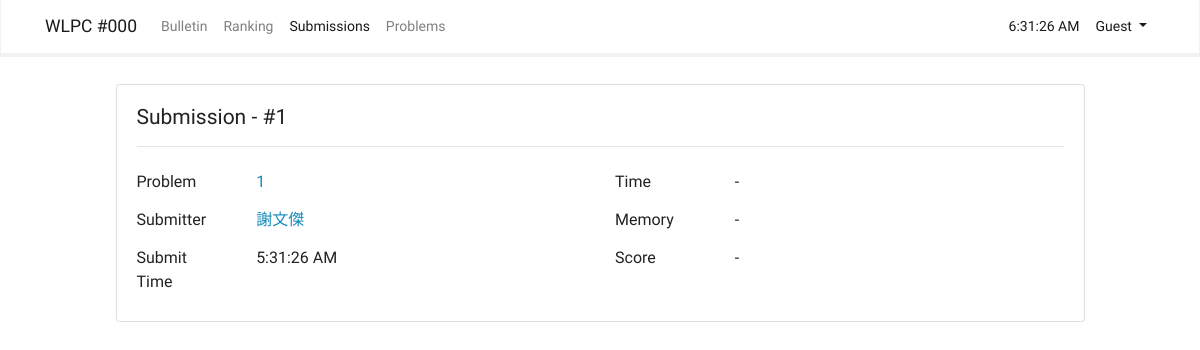
The page /submissions/1 on the database its author committed.
### app/models.py (models this page shows, shortened)
class Submission(db.Model):
    __tablename__ = 'submissions'
    id = db.Column(db.Integer, primary_key = True)
    pid = db.Column(db.Integer)
    uid = db.Column(db.Integer)
    code = db.Column(db.Text)
    code_hash = db.Column(db.String)
    time = db.Column(db.Integer)
    memory = db.Column(db.Integer)
    verdict = db.Column(db.String(10))
    score = db.Column(db.Integer)
    create_time = db.Column(db.DateTime)

class User(UserMixin, db.Model):
    __tablename__ = 'users'
    id = db.Column(db.Integer, primary_key = True)
    email = db.Column(db.String(64), unique = True, index = True)
    username = db.Column(db.String(64), index = True)
    password_hash = db.Column(db.String(128))
    status = db.Column(db.String)
    score = db.Column(db.Integer)
    @property
    def password(self):
        raise AttributeError('password is not a readable attribute')

### app/submission/views.py (the view)
@submission.route('/submissions/<sid>')
def result(sid):
    submission = Submission.query.get_or_404(sid)
    user = User
    return render_template('submissions/result.html', current_time = datetime.utcnow(), submission = submission, user = user)

### app/templates/submissions/result.html (shortened to what this page needs)
{% extends "base.html" %}
{% block page_content %}
<div class="container" style="width: 90%">
    <div class="card">
        <div class="card-body">
            <h4 class="card-title mb-3">Submission - #{{ submission.id }}</h4>
            <hr>
            <div class="row">
                <div class="col-lg-6">
                    <div class="row">
                        <label class="col-sm-3 col-form-label">Problem</label>
                        <label class="col-sm-9 col-form-label"><a href="#">{{ submission.pid }}</a></label>
                    </div>
                    <div class="row">
                        <label class="col-sm-3 col-form-label">Submitter</label>
                        <label class="col-sm-9 col-form-label"><a href="#">{{ user.query.get(submission.uid).username
                                }}</a></label>
                    </div>
                    <div class="row">
                        <label class="col-sm-3 col-form-label">Submit Time</label>
                        <label class="col-sm-9 col-form-label">{{ moment(submission.create_time).format('LTS') }}</label>
                    </div>
                </div>
                <div class="col-lg-6">
                    <div class="row">
                        <label class="col-sm-3 col-form-label">Time</label>
                        <label class="col-sm-9 col-form-label">{{ submission.time or '-' }}</label>
                    </div>
                    <div class="row">
                        <label class="col-sm-3 col-form-label">Memory</label>
                        <label class="col-sm-9 col-form-label">{{ submission.memory or '-' }}</label>
                    </div>
                    <div class="row">
                        <label class="col-sm-3 col-form-label">Score</label>
                        <label class="col-sm-9 col-form-label">{{ submission.score or '-'}}</label>
                    </div>
                </div>
            </div>
        </div>
    </div><br>
</div>
{% endblock %}

### rows shown on the page
Submission: id "1", pid "1", query.get "謝文傑", create_time "5:31:26 AM", time "-", memory "-", score "-"

### other values the page prints
{{ config['CONTEST'] }} "WLPC #000"
